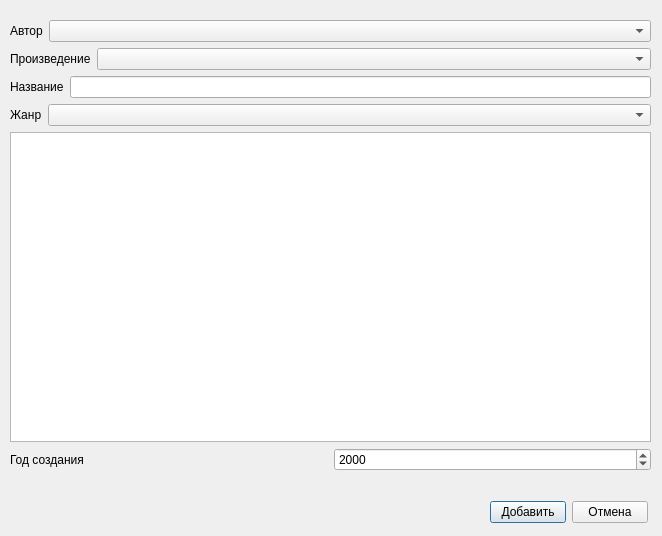
<?xml version="1.0" encoding="UTF-8"?>
<ui version="4.0">
 <class>CorA</class>
 <widget class="QDialog" name="CorA">
  <property name="geometry">
   <rect>
    <x>0</x>
    <y>0</y>
    <width>662</width>
    <height>536</height>
   </rect>
  </property>
  <property name="windowTitle">
   <string>Изменить информацию о произведении</string>
  </property>
  <widget class="QWidget" name="layoutWidget">
   <property name="geometry">
    <rect>
     <x>490</x>
     <y>500</y>
     <width>158</width>
     <height>25</height>
    </rect>
   </property>
   <layout class="QHBoxLayout" name="horizontalLayout_2">
    <item>
     <widget class="QPushButton" name="pushButton">
      <property name="text">
       <string>Добавить</string>
      </property>
     </widget>
    </item>
    <item>
     <widget class="QPushButton" name="pushButton_2">
      <property name="text">
       <string>Отмена</string>
      </property>
     </widget>
    </item>
   </layout>
  </widget>
  <widget class="QWidget" name="">
   <property name="geometry">
    <rect>
     <x>10</x>
     <y>20</y>
     <width>641</width>
     <height>451</height>
    </rect>
   </property>
   <layout class="QVBoxLayout" name="verticalLayout_2">
    <item>
     <layout class="QVBoxLayout" name="verticalLayout">
      <item>
       <layout class="QFormLayout" name="formLayout">
        <item row="0" column="0">
         <widget class="QLabel" name="label_2">
          <property name="text">
           <string>Автор</string>
          </property>
         </widget>
        </item>
        <item row="0" column="1">
         <widget class="QComboBox" name="comboBox_2"/>
        </item>
       </layout>
      </item>
      <item>
       <layout class="QFormLayout" name="formLayout_3">
        <item row="0" column="0">
         <widget class="QLabel" name="label_4">
          <property name="text">
           <string>Произведение</string>
          </property>
         </widget>
        </item>
        <item row="0" column="1">
         <widget class="QComboBox" name="comboBox_3"/>
        </item>
       </layout>
      </item>
      <item>
       <layout class="QFormLayout" name="formLayout_4">
        <item row="0" column="0">
         <widget class="QLabel" name="label_5">
          <property name="text">
           <string>Название</string>
          </property>
         </widget>
        </item>
        <item row="0" column="1">
         <widget class="QLineEdit" name="lineEdit"/>
        </item>
       </layout>
      </item>
      <item>
       <layout class="QFormLayout" name="formLayout_2">
        <item row="0" column="0">
         <widget class="QLabel" name="label">
          <property name="text">
           <string>Жанр</string>
          </property>
         </widget>
        </item>
        <item row="0" column="1">
         <widget class="QComboBox" name="comboBox">
          <property name="currentText">
           <string/>
          </property>
         </widget>
        </item>
       </layout>
      </item>
      <item>
       <widget class="QPlainTextEdit" name="plainTextEdit"/>
      </item>
     </layout>
    </item>
    <item>
     <layout class="QHBoxLayout" name="horizontalLayout">
      <item>
       <widget class="QLabel" name="label_3">
        <property name="text">
         <string>Год создания</string>
        </property>
       </widget>
      </item>
      <item>
       <widget class="QDateEdit" name="dateEdit">
        <property name="currentSection">
         <enum>QDateTimeEdit::YearSection</enum>
        </property>
        <property name="displayFormat">
         <string>yyyy</string>
        </property>
        <property name="calendarPopup">
         <bool>false</bool>
        </property>
       </widget>
      </item>
     </layout>
    </item>
   </layout>
  </widget>
 </widget>
 <resources/>
 <connections/>
</ui>
